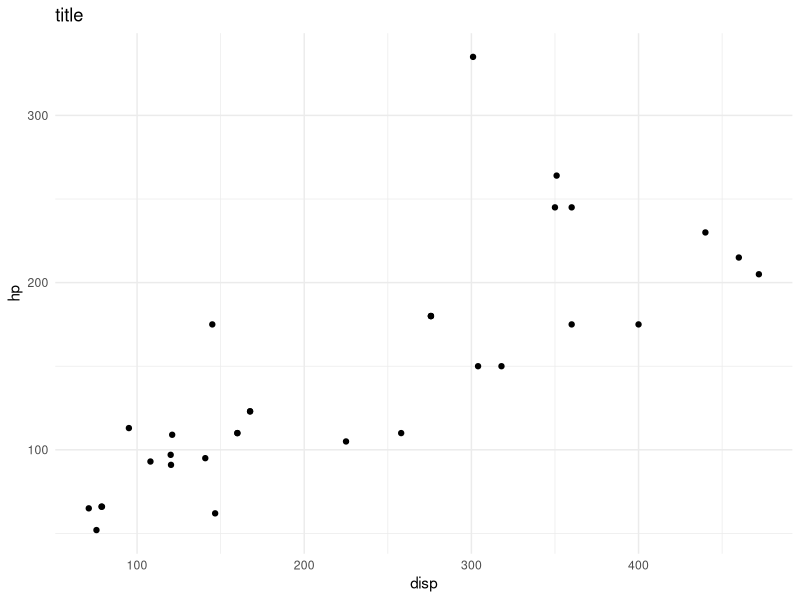

The R script that drew this image:
## ---- chunk 1
library(ggplot2)

data <- mtcars
names(data)

# create plot
p <- ggplot(data, aes(x=disp, y=hp)) +
  geom_point()

# add a theme
p <- p + theme_minimal()

# add a title
p <- p + ggtitle("title")

# display plot
p

